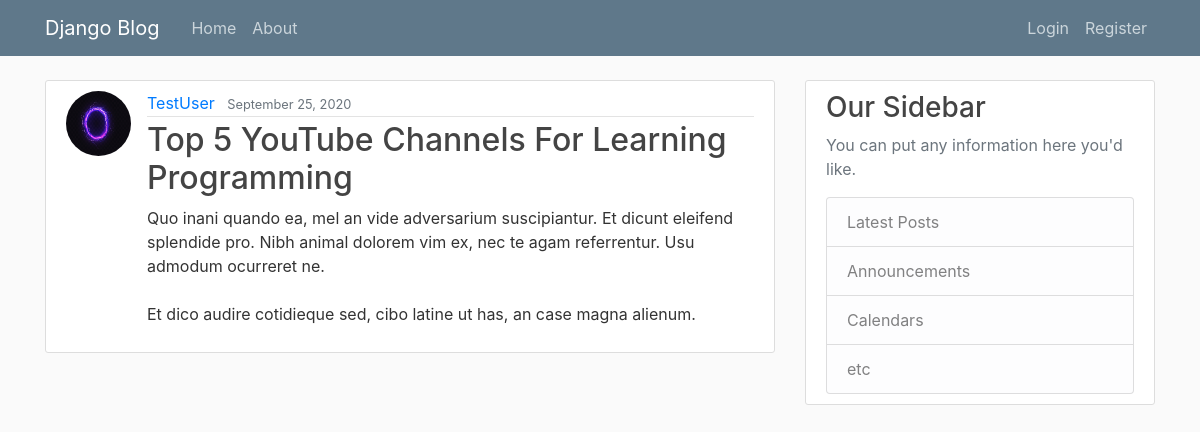
The app's page /post/31/ with its own data.
### blog/models.py (models this page shows, shortened)
class Post(models.Model):
    title = models.CharField(max_length=100)
    content = models.TextField()
    date_posted = models.DateTimeField(default=timezone.now)
    author = models.ForeignKey(User, on_delete=models.CASCADE)

### users/models.py (models this page shows, shortened)
class Profile(models.Model):
    user = models.OneToOneField(User, on_delete=models.CASCADE)
    image = models.ImageField(default="default.jpg", upload_to="profile_pics")

### blog/views.py (the view)
# urls.py: path('post/<int:pk>/', PostDetailView.as_view(), name="post-detail"),
class PostDetailView(DetailView):
    model = Post

### blog/templates/blog/post_detail.html (shortened to what this page needs)
{% extends "blog/base.html" %}
{% load crispy_forms_filters %}
{% load crispy_forms_tags %}
{% block content %}
    <article class="media content-section">
        <img class="rounded-circle article-img" src="{{ post.author.profile.image.url }}">
        <div class="media-body">
            <div class="article-metadata">
                <a class="mr-2" href="#">{{ object.author }}</a>
                <small class="text-muted">{{ object.date_posted|date:"F d, Y" }}</small>
            </div>
            <h2 class="article-title">{{ object.title }}</h2>
            <p class="article-content">{{ object.content }}</p>
        </div>
    </article>
{% endblock %}

### blog/templates/blog/base.html (shortened to what this page needs)
{% load static %}
<!DOCTYPE html>
<html lang="en">
<head>
    <link rel="stylesheet" href="https://stackpath.bootstrapcdn.com/bootstrap/4.5.2/css/bootstrap.min.css"
>
    <link rel="stylesheet" href="{% static "blog/main.css" %}">
</head>
<body>
<header class="site-header">
    <nav class="navbar navbar-expand-md navbar-dark bg-steel fixed-top">
        <div class="container">
            <a class="navbar-brand mr-4" href="{% url "blog-home" %}">Django Blog</a>
            <div class="collapse navbar-collapse" id="navbarToggle">
                <div class="navbar-nav mr-auto">
                    <a class="nav-item nav-link" href="{% url "blog-home" %}">Home</a>
                    <a class="nav-item nav-link" href="{% url "blog-about" %}">About</a>
                </div>
                <div class="navbar-nav">
                    {% if user.is_authenticated %}
                        <a class="nav-item nav-link" href="{% url "post-new" %}">New Post</a>
                        <a class="nav-item nav-link" href="{% url "profile" %}">Profile</a>
                        <a class="nav-item nav-link" href="{% url "logout" %}">Logout</a>
                    {% else %}
                        <a class="nav-item nav-link" href="{% url "login" %}">Login</a>
                        <a class="nav-item nav-link" href="{% url "register" %}">Register</a>
                    {% endif %}
                </div>
            </div>
        </div>
    </nav>
</header>
<main role="main" class="container">
    <div class="row">
        <div class="col-md-8">
            {% block content %}{% endblock %}
        </div>
        <div class="col-md-4">
            <div class="content-section">
                <h3>Our Sidebar</h3>
                <p class='text-muted'>You can put any information here you'd like.
                <ul class="list-group">
                    <li class="list-group-item list-group-item-light">Latest Posts</li>
                    <li class="list-group-item list-group-item-light">Announcements</li>
                    <li class="list-group-item list-group-item-light">Calendars</li>
                    <li class="list-group-item list-group-item-light">etc</li>
                </ul>
            </div>
        </div>
    </div>
</main>
</body>
</html>

### blog/static/blog/main.css (style rules this page uses)
body { background: #fafafa; color: #333333; margin-top: 5rem; }
h1, h2, h3, h4, h5, h6 { color: #444444; }
ul { margin: 0; }
.bg-steel { background-color: #5f788a; }
.site-header .navbar-nav .nav-link { color: #cbd5db; }
.content-section { background: #ffffff; padding: 10px 20px; border: 1px solid #dddddd; border-radius: 3px; margin-bottom: 20px; }
.article-title { color: #444444; }
.article-content { white-space: pre-line; }
.article-img { height: 65px; width: 65px; margin-right: 16px; }
.article-metadata { padding-bottom: 1px; margin-bottom: 4px; border-bottom: 1px solid #e3e3e3 }

### records on screen
Post: author.profile.image (placeholder picture), author "TestUser", date_posted "September 25, 2020", title "Top 5 YouTube Channels For Learning Programming", content "Quo inani quando ea, mel an vide adversarium suscipiantur. Et dicunt eleifend splendide pro. Nibh animal dolorem vim ex, nec te agam referrentur. Usu admodum ocurreret ne. Et dico audire cotidieque sed, cibo latine ut has, an case magna alienum."
